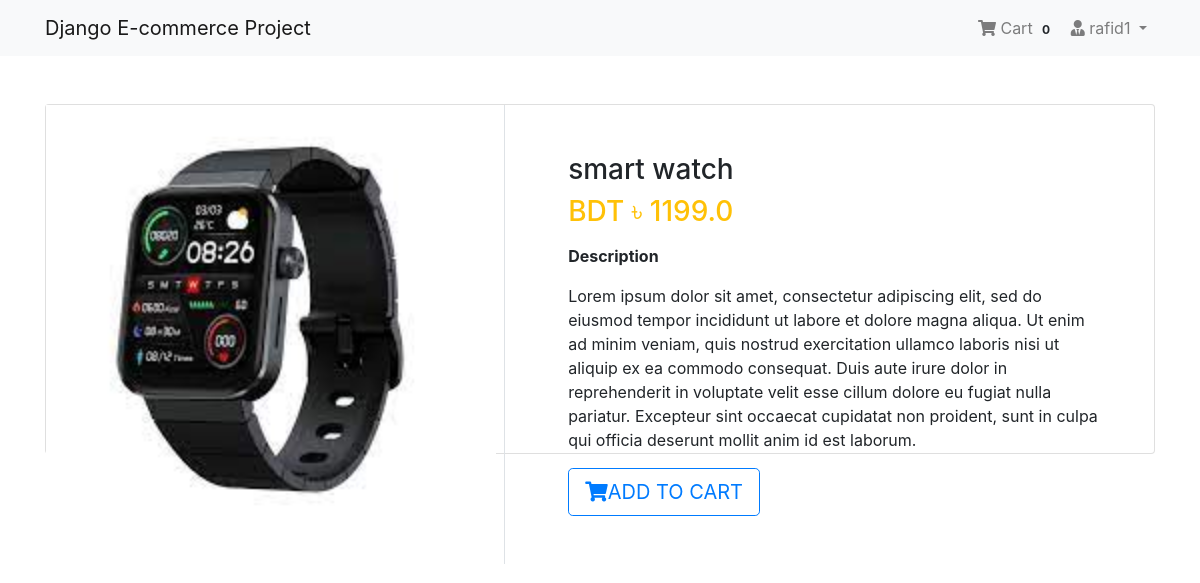
/product/2/ (signed in), run on the app's committed database.
### App_Login/models.py (models this page shows, shortened)
class User(AbstractBaseUser, PermissionsMixin):
    email = models.EmailField(unique= True, null = False)
    is_staff = models.BooleanField(
        ugettext_lazy('staff status'),
        default=False,
        help_text = ugettext_lazy('designates whether the user can log in to admin panel')
    )
    is_active = models.BooleanField(
        ugettext_lazy('active'),
        default= True,
        help_text= ugettext_lazy('Designates whether this user should be treated as active. Unselect this instead of deleting accounts'),
    )
    USERNAME_FIELD = 'email'
    objects = MyUserManager()

class Profile(models.Model):
    user = models.OneToOneField(User, on_delete=models.CASCADE, related_name='profile')
    username = models.CharField(max_length=264, blank=True)
    full_name = models.CharField(max_length=264, blank=True)
    address_1 = models.TextField(max_length=300, blank=True)
    city = models.CharField(max_length=40, blank=True)
    zipcode = models.CharField(max_length=10, blank=True)
    country = models.CharField(max_length=50, blank=True)
    phone = models.CharField(max_length=20, blank=True)
    date_joined = models.DateTimeField(auto_now_add=True)

### App_Shop/models.py (models this page shows, shortened)
class Product(models.Model):
    mainimage = models.ImageField(upload_to="Products")
    name = models.CharField(max_length=264)
    category = models.ForeignKey(Category, on_delete=models.CASCADE, related_name='category')
    preview_text = models.TextField(max_length=200, verbose_name='Preview Text') # short description of product
    detail_text = models.TextField(max_length=1000, verbose_name='Description')
    price = models.FloatField()
    old_price = models.FloatField(default= 0.0)
    created = models.DateTimeField(auto_now_add=True)
    class Meta:
        ordering = ['-created',]

### App_Shop/views.py (the view)
# urls.py: path('product/<pk>/', views.ProductDetail.as_view(), name='product_detail'),
class ProductDetail(LoginRequiredMixin, DetailView):
    model = Product
    template_name = 'App_Shop/product_detail.html'

### App_Order/templatetags/cart_tag.py (called while the page is built)
@register.filter
def cart_total(user):
    order = Order.objects.filter(user=user, ordered= False)
    if order.exists():
        return order[0].orderitems.count()
    else:
        return 0

### templates/App_Shop/product_detail.html (shortened to what this page needs)
{% extends 'base.html'%}
{% block body_block %}
    <div class="conatiner my-5">
        <div class="card">
            <div class="row">
                <aside class="col-sm-5 border-right">
                    <article class="gallery-wrap">
                        <div class="img-big-wrap">
                            <div>
                                <a href="#">
                                    <img src="/media/{{object.mainimage}}" style="width: 450px">
                                </a>
                            </div>
                        </div>
                    </article>
                </aside>
                <aside class="col-sm-7">
                    <article class="card-body p-5">
                        <h3 class="title mp-3">{{object.name}}</h3>
                        <p class="price-detail-wrap">
                            <span class="price h3 text-warning">
                                <span class="currency">BDT &#2547;</span>
                                <span class="num">{{object.price}}</span>
                            </span>
                        </p>
                        <dl class="item-property">
                            <dt>Description</dt>
                            <dd>
                                <p>{{object.detail_text|linebreaks}}</p>
                            </dd>
                        </dl>
                        <a href="{% url 'App_Order:add' pk=object.pk %}" class="btn btn-lg btn-outline-primary text-uppercase">
                            <i class="fas fa-shopping-cart"></i>Add to cart
                        </a>
                    </article>
                </aside>
            </div>
        </div>
    </div>
{% endblock %}

### templates/navbar.html (shortened to what this page needs)
{% load cart_tag %}
<nav class="navbar navbar-expand-lg navbar-light bg-light">
    <div class="container">
        <a class="navbar-brand" href="{% url 'App_Shop:home' %}">Django E-commerce Project</a>
        <div class="collapse navbar-collapse" id="navbarNav">
            <ul class="navbar-nav ml-auto">
                {% if request.user.is_authenticated %}
                    <li class="nav-item">
                        <a href="{% url 'App_Order:cart' %}" class="nav-link">
                            <i class="fa fa-shopping-cart"></i> Cart
                            <span class="badge badge-light">{{request.user | cart_total}}</span>
                        </a>
                    </li>
                    <li class="nav-item dropdown">
                        <a class="nav-link dropdown-toggle" href="#" id="navbarDropdown" role="button" data-toggle="dropdown" aria-haspopup="true" aria-expanded="false">
                            <i class="fas fa-user-tie"></i>
                            {{request.user.profile.username}}
                        </a>
                    </li>
                {% else %}
                    <li class="nav-item">
                        <a href="{% url 'App_Login:login' %}" class="btn btn-primary">Login</a>
                    </li>
                {% endif %}
            </ul>
        </div>
    </div>
</nav>

### static/css/main.css (style rules this page uses)
.gallery-wrap .img-big-wrap img { height: 450px; width: auto; display: inline-block; cursor:zoom-in; }

### data on the page
User: user|cart_total "0", user.profile.username "rafid1"
Product: mainimage (picture), name "smart watch", price "1199.0", detail_text "Lorem ipsum dolor sit amet, consectetur adipiscing elit, sed do eiusmod tempor incididunt ut labore et dolore magna aliqua. Ut enim ad minim veniam, quis nostrud exercitation ullamco laboris nisi ut aliquip ex ea commodo consequat. Duis aute irure dolor in reprehenderit in voluptate velit esse cillum dolore eu fugiat nulla pariatur. Excepteur sint occaecat cupidatat non proident, sunt in culpa qui officia deserunt mollit anim id est laborum."
